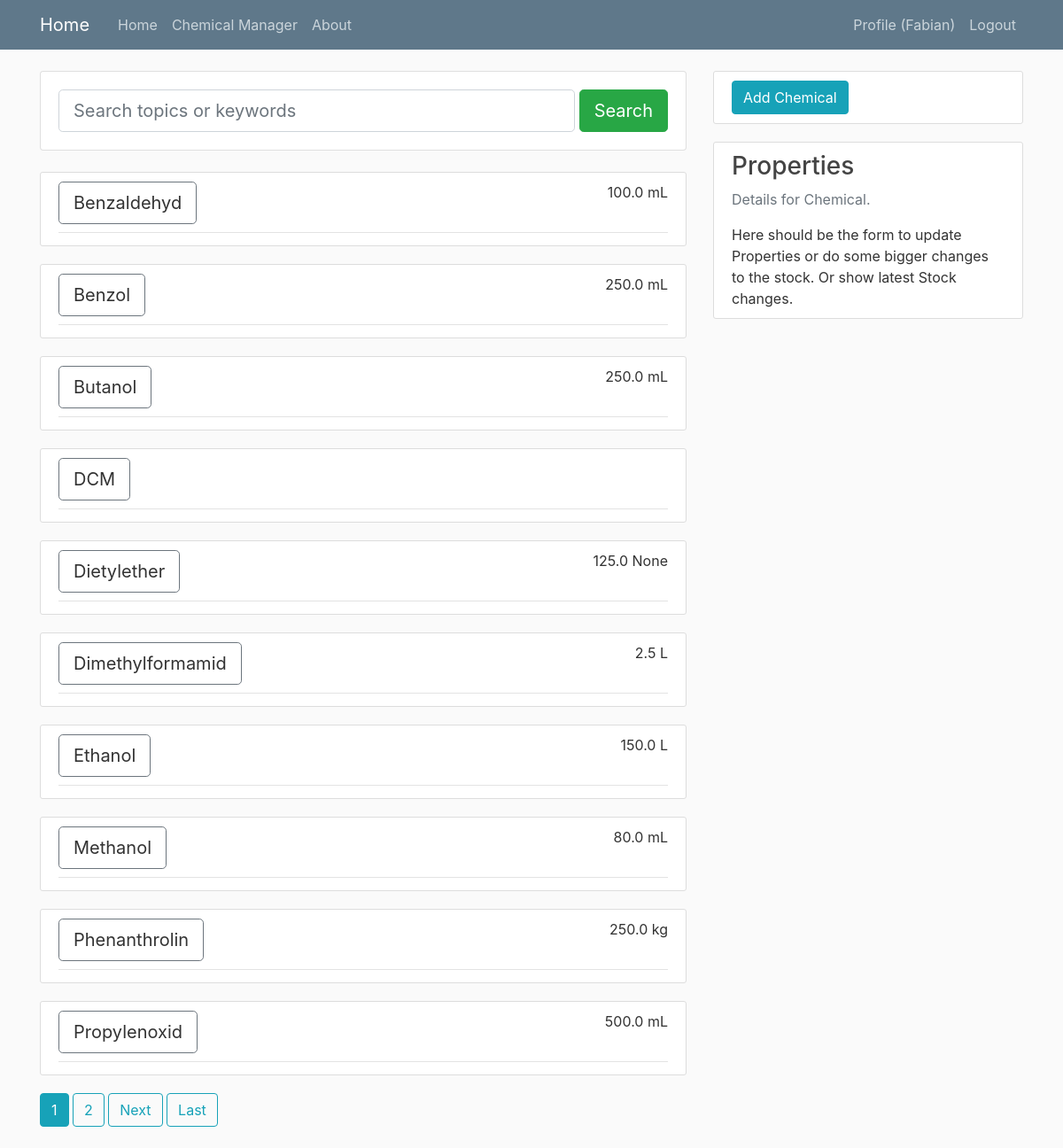
Page /chemmanager/ (signed in) on the earlier database version.
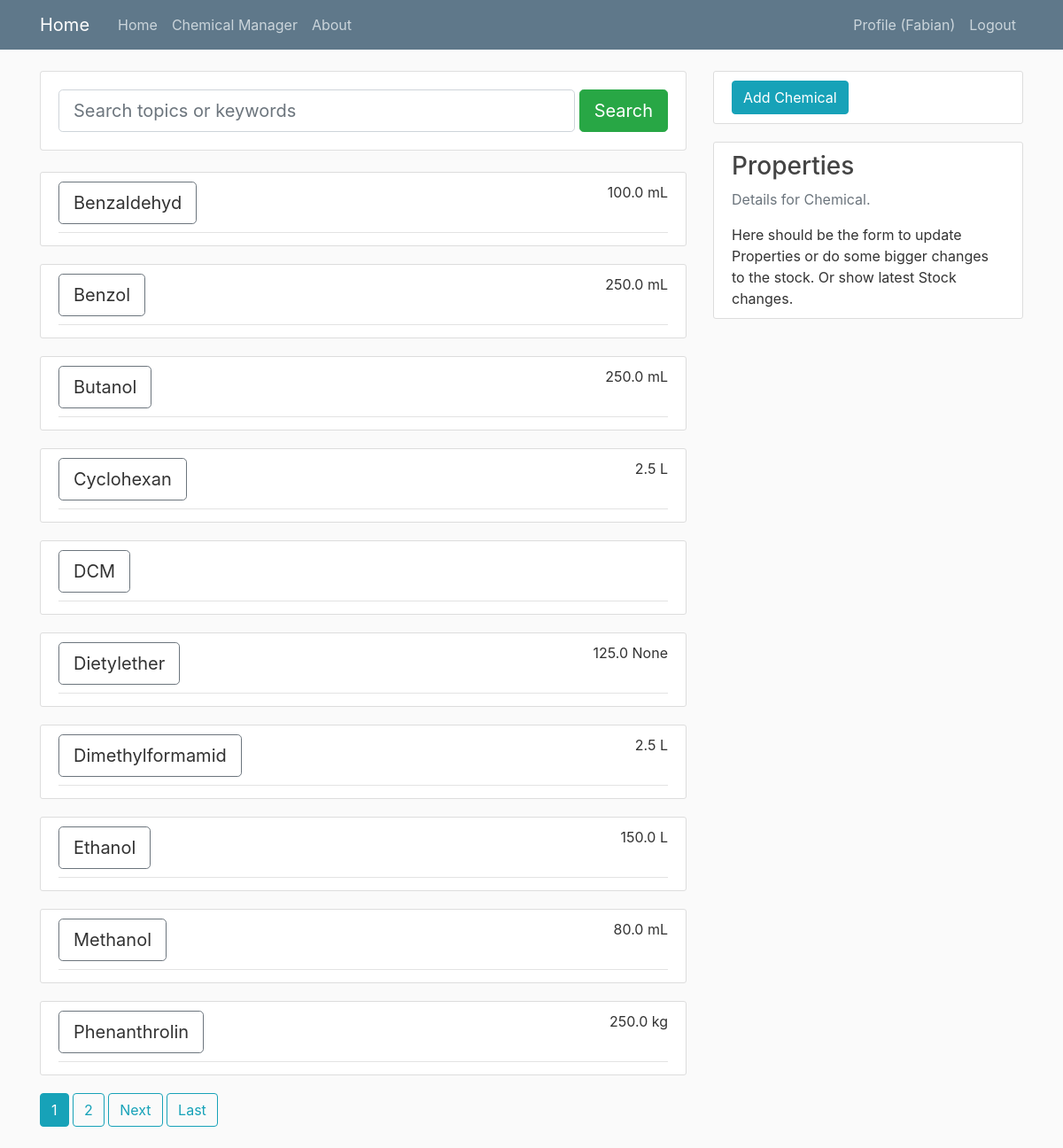
Same page on the later database version.
### chemmanager/models.py (models this page shows, shortened)
class Chemical(models.Model):
    name = models.CharField(max_length=250)
    structure = models.CharField(max_length=250, blank=True)
    molar_mass = models.FloatField(blank=True, null=True)
    density = models.FloatField(blank=True, null=True)
    melting_point = models.FloatField(blank=True, null=True)
    boiling_point = models.FloatField(blank=True, null=True)
    comment = models.TextField(blank=True)
    cid = models.CharField(max_length=100, blank=True, null=True)
    cas = models.CharField(max_length=100, blank=True, null=True)
    creator = models.ForeignKey(User, on_delete=models.CASCADE, blank=True, null=True)

class Stock(models.Model):
    name = models.CharField(max_length=250)
    quantity = models.FloatField()
    comment = models.TextField(blank=True, null=True)
    date_created = models.DateTimeField(default=timezone.now)
    date_changed = models.DateTimeField(auto_now=True)
    chemical = models.ForeignKey(Chemical, on_delete=models.CASCADE, blank=True, null=True)
    unit = models.ForeignKey(Unit, on_delete=models.CASCADE, blank=True, null=True)

class Unit(models.Model):
    name = models.CharField(max_length=100)
    equals_standard = models.CharField(max_length=100, blank=True, null=True)
    equals_standard_unit = models.ForeignKey('self', on_delete=models.CASCADE, blank=True, null=True)
    def __str__(self):
        return self.name

### chemmanager/views.py (the view)
# urls.py: path('', login_required(ChemicalListView.as_view()), name='chemmanager-home'),
class ChemicalListView(ListView):
    model = Chemical
    template_name = 'chemmanager/home.html'
    context_object_name = 'chemicals'
    extra_context = {'title': 'Chemical Manager'}
    def get_queryset(self):
        query = self.request.GET.get('q')
        if query:
            object_list = self.model.objects.filter(name__icontains=query)
        else:
            object_list = self.model.objects.all()
        return object_list.order_by('name')
    paginate_by = 10

### chemmanager/templates/chemmanager/home.html (shortened to what this page needs)
{% extends "chemmanager/chemmanager_base.html" %}
{% load crispy_forms_tags %}
{% block content %}
    <form class="card card-sm mb-4">
        <div class="card-body row no-gutters align-items-center">
            <div class="col">
                <input class="form-control form-control-lg form-control-borderless" type="text"
                       placeholder="Search topics or keywords" name="q" value="{{ request.Get.q }}">
            </div>
            <div class="col-auto">&nbsp;</div>
            <div class="col-auto">
                <button class="btn btn-lg btn-success" type="submit" value="Search Chemicals">Search</button>
            </div>
        </div>
    </form>
    {% for chemical in chemicals %}
        <article class="media content-section">
            <div class="media-body">
                <div class="article-metadata">
                    <div class="d-flex w-100 justify-content-between">
                        <a class="article-title btn btn-lg btn-outline-secondary mb-2" data-toggle="collapse" data-target="#collapseAll-{{ chemical.id }}"
                               aria-controls="collapseAll-{{ chemical.id }}">
                            {{ chemical.name }}
                        </a>
                        {{ chemical.stock_set.first.quantity }} {{ chemical.stock_set.first.unit }}
                    </div>
                </div>
        </article>
    {% endfor %}
    {% if is_paginated %}
        {% for num in paginator.page_range %}
            {% if page_obj.number == num %}
                <a class="btn btn-info mb-4" href="?page={{ num }}">{{ num }}</a>
            {% elif num > page_obj.number|add:'-3' and  num < page_obj.number|add:'3' %}
                <a class="btn btn-outline-info mb-4" href="?page={{ num }}">{{ num }}</a>
            {% endif %}
        {% endfor %}
        {% if page_obj.has_next %}
            <a class="btn btn-outline-info mb-4" href="?page={{ page_obj.next_page_number }}">Next</a>
            <a class="btn btn-outline-info mb-4" href="?page={{ paginator.num_pages }}">Last</a>
        {% endif %}
    {% endif %}
{% endblock content %}
{% block properties %}
    Here should be the form to update Properties or do some bigger changes to the stock. Or show latest Stock changes.
{% endblock properties %}

### chemmanager/templates/chemmanager/chemmanager_base.html (shortened to what this page needs)
{% extends "blog/base.html" %}
{% block base_content %}
<main role="main" class="container">
    <div class="row">
        <div class="col-md-8">
            {% block content %}{% endblock %}
        </div>
        <div class="col-md-4">
            <div class="content-section">
                <a href="{% url 'chemical-create' %}" class="btn btn-info">Add Chemical</a>
            </div>
            <div class="content-section">
                <h3>Properties</h3>
                <p class='text-muted'>Details for Chemical.</p>
                {% block properties %}{% endblock %}
            </div>
        </div>
    </div>
</main>
{% endblock base_content %}

### blog/templates/blog/base.html (shortened to what this page needs)
{% load static %}
<!DOCTYPE html>
<html lang="en">
<head>
    <link rel="stylesheet" href="https://stackpath.bootstrapcdn.com/bootstrap/4.4.1/css/bootstrap.min.css">
    <link rel="stylesheet" href="{% static 'blog/main.css' %}">
</head>
<body>
    <header class="site-header">
      <nav class="navbar navbar-expand-md navbar-dark bg-steel fixed-top">
        <div class="container">
          <a class="navbar-brand mr-4" href="{% url 'blog-home' %}">Home</a>
          <div class="collapse navbar-collapse" id="navbarToggle">
            <div class="navbar-nav mr-auto">
                <a class="nav-item nav-link" href="{% url 'blog-home' %}">Home</a>
                <a class="nav-item nav-link" href="{% url 'chemmanager-home' %}">Chemical Manager</a>
                <a class="nav-item nav-link" href="{% url 'blog-about' %}">About</a>
            </div>
            <div class="navbar-nav">
                {% if user.is_authenticated %}
                    <a class="nav-item nav-link" href="{% url 'profile' %}">Profile ({{ user }})</a>
                    <a class="nav-item nav-link" href="{% url 'logout' %}">Logout</a>
                {% else %}
                    <a class="nav-item nav-link" href="{% url 'login' %}">Login</a>
                    <a class="nav-item nav-link" href="{% url 'register' %}">Register</a>
                {% endif %}
            </div>
          </div>
        </div>
      </nav>
    </header>
    {% block base_content %}{% endblock %}
</body>
</html>

### blog/static/blog/main.css (style rules this page uses)
body { background: #fafafa; color: #333333; margin-top: 5rem; }
h1, h2, h3, h4, h5, h6 { color: #444444; }
.bg-steel { background-color: #5f788a; }
.site-header .navbar-nav .nav-link { color: #cbd5db; }
.content-section { background: #ffffff; padding: 10px 20px; border: 1px solid #dddddd; border-radius: 3px; margin-bottom: 20px; }
.article-title { color: #444444; }
.article-metadata { padding-bottom: 1px; margin-bottom: 4px; border-bottom: 1px solid #e3e3e3 }

Differences in the rows shown:
no longer on this page (row unchanged): Chemical: name "Propylenoxid", stock_set.first.quantity "500.0", stock_set.first.unit "mL"
added Chemical: name "Cyclohexan", stock_set.first.quantity "2.5", stock_set.first.unit "L"
